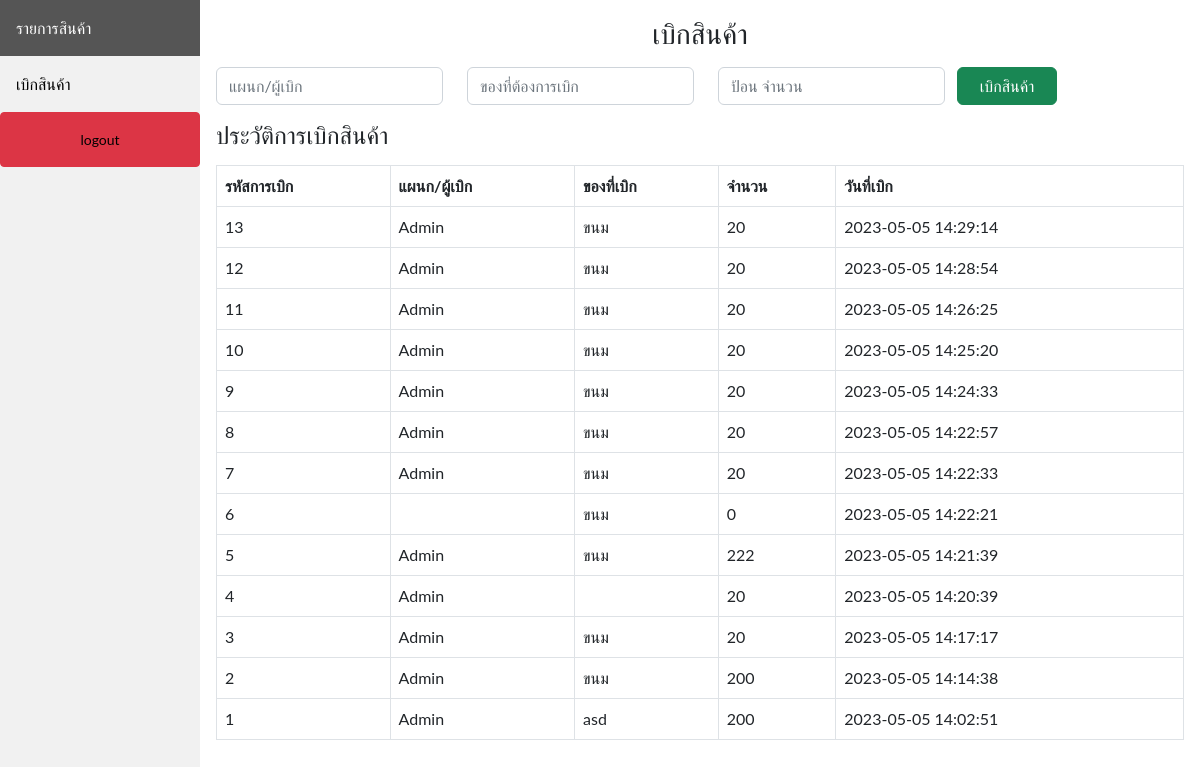
The page /pickup.php on the database its author committed.
### tables this page shows
CREATE TABLE `tb_pickup` (
  `id_PU` int(5) NOT NULL,
  `name` varchar(50) NOT NULL,
  `object` varchar(50) NOT NULL,
  `amount` int(100) NOT NULL,
  `datetime` timestamp NOT NULL DEFAULT current_timestamp() ON UPDATE current_timestamp()
);

### pickup.php (the view, shortened to what this page needs)
<?php
include('menu.php');
include('server.php');
$query = "SELECT*FROM tb_pickup GROUP BY  id_PU DESC";
$result = mysqli_query($conn, $query);
?>
<!DOCTYPE html>
<html lang="en">
<head>
</head>
<body>
    <div class="container-fueid">
        <div class="content">
            <div class="row">
                <div class="h3 mt-3 mb-3 text-center">เบิกสินค้า</div>
                <div class="input-group">
                    <form action="pickup_db.php" method="POST">
                        <div class="row">
                            <div class="col">
                                <input type="text" name="name" placeholder="แผนก/ผู้เบิก" onfocus="this.value=''" class="form-control">
                            </div>
                            <div class="col">
                                <div class="goodsname">
                                    <input type="text" name="object" placeholder="ของที่ต้องการเบิก" onfocus="this.value=''" class="form-control">
                                </div>
                            </div>
                            <div class="col">
                                <div class="amount">
                                    <input type="number" name="amount" placeholder="ป้อน จำนวน" onfocus="this.value=''" class="form-control">
                                </div>
                            </div>
                            <input type="submit" class="btn btn-success" name="submit" value="เบิกสินค้า" style="width
                            :100px;">
                        </div>
                    </form>
                </div>
                <div class="h4 mt-3 mb-3">ประวัติการเบิกสินค้า</div>
            </div>
            <table class="table table-bordered">
                <thead>
                    <tr>
                        <th>รหัสการเบิก</th>
                        <th>แผนก/ผู้เบิก</th>
                        <th>ของที่เบิก</th>
                        <th>จำนวน</th>
                        <th>วันที่เบิก</th>
                    </tr>
                </thead>
                <tbody>
                    <?php while ($row = mysqli_fetch_assoc($result)) { ?>
                        <tr>
                            <td><?php echo $row["id_PU"]; ?></td>
                            <td><?php echo $row["name"]; ?></td>
                            <td><?php echo $row["object"]; ?></td>
                            <td><?php echo $row["amount"]; ?></td>
                            <td><?php echo $row["datetime"]; ?></td>
                        </tr>
                    <?php } ?>
                </tbody>
            </table>
        </div>
    </div>
</body>
</html>

### menu.php (shortened to what this page needs)
<!DOCTYPE html>
<html>
<head>
<link rel="stylesheet" href="bootstrap\css\bootstrap.min.css">
</head>
<body>
<div class="sidebar">
  <a href="manage.php">รายการสินค้า</a>
  <a href="pickup.php">เบิกสินค้า</a>
  <a href="index.php?logout=1" class="btn btn-danger btn-sm" >logout</a>
</div>
</body>
</html>

### menu.php (style rules this page uses)
body { margin: 0; font-family: "Lato", sans-serif; }
.sidebar { margin: 0; padding: 0; width: 200px; background-color: #f1f1f1; position: fixed; height: 100%; overflow: auto; }
.sidebar a { display: block; color: black; padding: 16px; text-decoration: none; }
div.content { margin-left: 200px; padding: 1px 16px; height: 1000px; }

### rows shown on the page
tb_pickup: id_PU "13", name "Admin", object "ขนม", amount "20", datetime "2023-05-05 14:29:14"
tb_pickup: id_PU "12", name "Admin", object "ขนม", amount "20", datetime "2023-05-05 14:28:54"
tb_pickup: id_PU "11", name "Admin", object "ขนม", amount "20", datetime "2023-05-05 14:26:25"
tb_pickup: id_PU "10", name "Admin", object "ขนม", amount "20", datetime "2023-05-05 14:25:20"
tb_pickup: id_PU "9", name "Admin", object "ขนม", amount "20", datetime "2023-05-05 14:24:33"
tb_pickup: id_PU "8", name "Admin", object "ขนม", amount "20", datetime "2023-05-05 14:22:57"
tb_pickup: id_PU "7", name "Admin", object "ขนม", amount "20", datetime "2023-05-05 14:22:33"
tb_pickup: id_PU "6", object "ขนม", amount "0", datetime "2023-05-05 14:22:21"
tb_pickup: id_PU "5", name "Admin", object "ขนม", amount "222", datetime "2023-05-05 14:21:39"
tb_pickup: id_PU "4", name "Admin", amount "20", datetime "2023-05-05 14:20:39"
tb_pickup: id_PU "3", name "Admin", object "ขนม", amount "20", datetime "2023-05-05 14:17:17"
tb_pickup: id_PU "2", name "Admin", object "ขนม", amount "200", datetime "2023-05-05 14:14:38"
tb_pickup: id_PU "1", name "Admin", object "asd", amount "200", datetime "2023-05-05 14:02:51"
